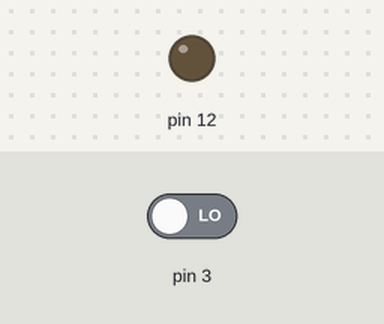
The sketch below on a simulated Arduino Uno, built with avr-gcc and run on an emulated ATmega328P. Shown: output pins drawn as LEDs (lit = HIGH). The inputs (shaded band) are chosen by the test bench; at power-on: pin 3 LOW.

Above: at 1.2 s.
1.3 s: pin 3 driven HIGH
At 1.7 s:
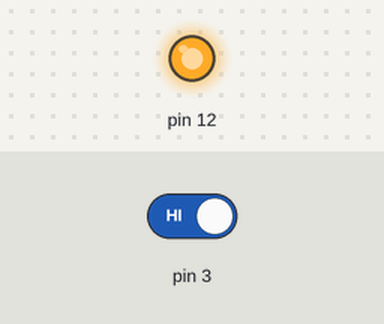
2.8 s: pin 3 driven LOW
At 4.0 s:
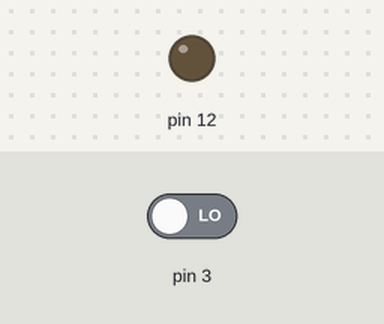
Timing chart, 0 to 5.8 s (numbered marks = the images above; inputs shaded):
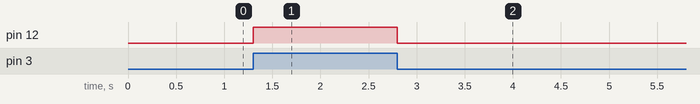

Measured:
- after the input at 1.3 s, pin 12: LOW → HIGH at once
- after the input at 2.8 s, pin 12: HIGH → LOW at once

The sketch:

turbine_fatigue.ino
```cpp
int val;

void setup() {
  // put your setup code here, to run once:
  pinMode(12, OUTPUT);
  pinMode(3, INPUT);
}

void loop() {
  val = digitalRead (3) ;// read the values assigned to the digital interface 3 val
  if (val == HIGH) {
    analogWrite (12, 255);
  }
  else {
    analogWrite (12, 0);
  }
}
```
